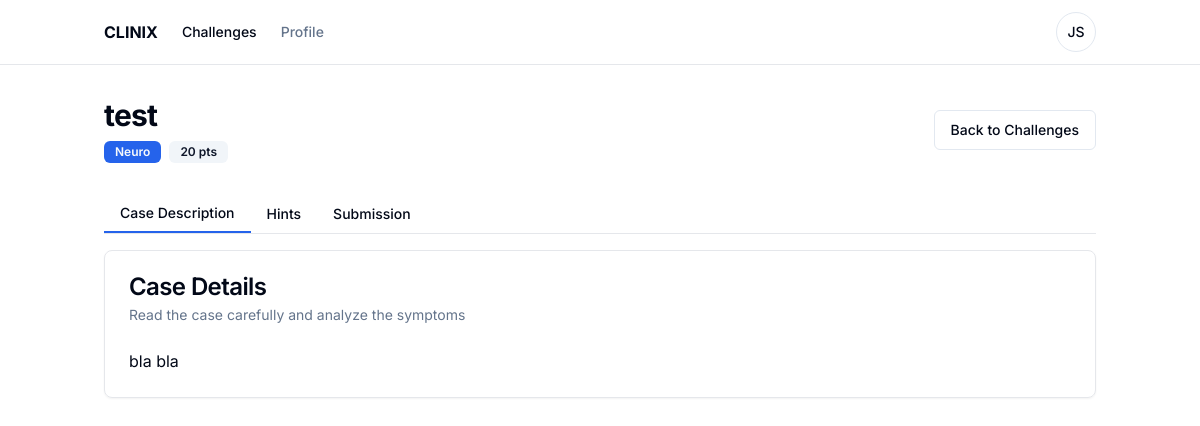
Screenshot of /challenges/2/ (signed in) with the database file from the repository.
### core/models.py (models this page shows, shortened)
class Challenge(models.Model):
    title = models.CharField(max_length=255)
    description = models.TextField()
    points = models.IntegerField()
    type = models.CharField(max_length=50)
    difficulty = models.CharField(max_length=50)
    solved_by = models.ManyToManyField(CustomUser, related_name='solved_challenges', blank=True)

### core/views.py (the view, shortened to what this page needs)
# urls.py: path('challenges/<int:pk>/', views.challenge_details, name='challenge_details'),
@login_required
def challenge_details(request , pk):
    challenge = Challenge.objects.get(pk=pk)  # Assuming you have a Challenge model
    is_submitted = False
    hints = challenge.hint_set.all()
    if request.user.is_authenticated:
        is_submitted = Submission.objects.filter(user=request.user, challenge=challenge).exists()
    else:
        is_submitted = False
    return render(request, 'core/challenge_details.html', {'challenge': challenge, 'hints': hints , 'is_submitted': is_submitted})

### core/templates/core/challenge_details.html (shortened to what this page needs)
<html lang="en">
<head>
  <script src="https://cdn.tailwindcss.com"></script>
</head>
<body class="bg-background text-foreground">
  <div class="flex min-h-screen flex-col">
    <header class="sticky top-0 z-50 w-full border-b bg-background">
      <div class="container mx-auto flex h-16 items-center justify-between px-4">
        <div class="flex items-center gap-6">
          <a href="{% url "core:index" %}" class="flex items-center gap-2">
            <span class="font-bold">CLINIX</span>
          </a>
          <nav class="hidden md:flex gap-6">
            <a href="{% url "core:challenges" %}" class="text-sm font-medium text-foreground transition-colors hover:text-primary">
              Challenges
            </a>
            <a href="{% url "core:profile" %}" class="text-sm font-medium text-muted-foreground transition-colors hover:text-primary">
              Profile
            </a>
          </nav>
        </div>
        <div class="flex items-center gap-2">
          <div class="relative">
            <button class="inline-flex items-center justify-center rounded-full h-10 w-10 overflow-hidden border border-input bg-background" id="user-menu-button">
              <span class="font-medium text-sm">JS</span>
            </button>
          </div>
        </div>
      </div>
    </header>
    <main class="flex-1">
      <div class="container mx-auto py-8 px-4">
        <div class="flex items-center justify-between mb-8">
          <div>
            <h1 class="text-3xl font-bold tracking-tight">{{challenge.title}}</h1>
            <div class="flex items-center gap-2 mt-2">
              <span class="inline-flex items-center rounded-md border px-2.5 py-0.5 text-xs font-semibold transition-colors focus:outline-none focus:ring-2 focus:ring-ring focus:ring-offset-2 border-transparent bg-primary text-primary-foreground hover:bg-primary/80">{{challenge.type}}</span>
              <span class="inline-flex items-center rounded-md border px-2.5 py-0.5 text-xs font-semibold transition-colors focus:outline-none focus:ring-2 focus:ring-ring focus:ring-offset-2 border-transparent bg-secondary text-secondary-foreground">{{challenge.points}} pts</span>
            </div>
          </div>
          <a href="{% url "core:challenges" %}">
            <button class="inline-flex items-center justify-center rounded-md text-sm font-medium ring-offset-background transition-colors focus-visible:outline-none focus-visible:ring-2 focus-visible:ring-ring focus-visible:ring-offset-2 disabled:pointer-events-none disabled:opacity-50 border border-input bg-background hover:bg-accent hover:text-accent-foreground h-10 px-4 py-2">Back to Challenges</button>
          </a>
        </div>
        <div class="space-y-4">
          <div class="border-b">
            <div class="flex">
              <button id="tab-case" class="px-4 py-2 text-sm font-medium text-center bg-background border-b-2 border-primary" onclick="showTab('case')">Case Description</button>
              <button id="tab-hints" class="px-4 py-2 text-sm font-medium text-center" onclick="showTab('hints')">Hints</button>
              <button id="tab-submission" class="px-4 py-2 text-sm font-medium text-center" onclick="showTab('submission')">Submission</button>
            </div>
          </div>
          <div id="content-case" class="mt-4">
            <div class="rounded-lg border bg-card text-card-foreground shadow-sm">
              <div class="flex flex-col space-y-1.5 p-6">
                <h3 class="text-2xl font-semibold leading-none tracking-tight">Case Details</h3>
                <p class="text-sm text-muted-foreground">Read the case carefully and analyze the symptoms</p>
              </div>
              <div class="p-6 pt-0 space-y-4">
                  {{challenge.description}}
              </div>
            </div>
          </div>
        </div>
      </div>
    </main>
    </div>
</body>
</html>

### core/templates/core/challenge_details.html (style rules this page uses)
body { font-family: 'Inter', sans-serif; }

### rows the page displays
Challenge: title "test", type "Neuro", points "20", description "bla bla"
